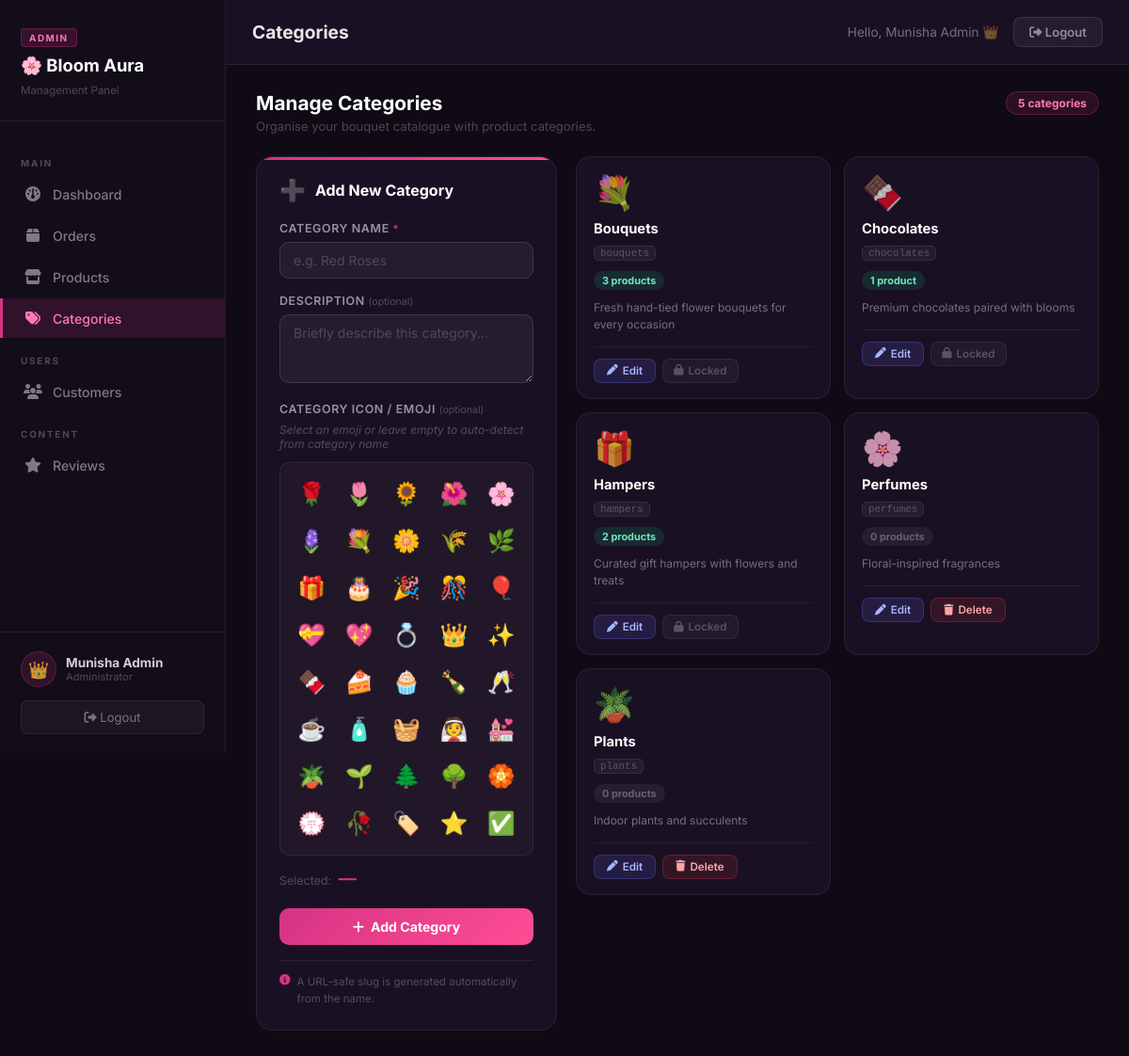
Screenshot of /admin/categories.php (signed in) with the database file from the repository.
### tables this page shows
CREATE TABLE IF NOT EXISTS categories (
    id          INT UNSIGNED AUTO_INCREMENT PRIMARY KEY,
    name        VARCHAR(100) NOT NULL,
    slug        VARCHAR(120) NOT NULL UNIQUE,
    description TEXT,
    emoji       VARCHAR(10) DEFAULT NULL,
    INDEX idx_slug  (slug),
    INDEX idx_emoji (emoji)
);

### admin/categories.php (the view, shortened to what this page needs)
<?php
$errors = [];
$editId = (int)($_GET['edit'] ?? 0);
function categoryEmoji(?string $stored, string $name): string {
    if (!empty($stored)) return $stored;
    return '🏷️';
}
$categories = [];
$dbError    = '';
try {
    $pdo        = getPDO();
    $categories = $pdo->query(
        "SELECT c.*, COUNT(b.id) AS bouquet_count
         FROM categories c
         LEFT JOIN bouquets b ON b.category_id = c.id
         GROUP BY c.id
         ORDER BY c.name"
    )->fetchAll();
} catch (RuntimeException $e) {
    $dbError = 'Could not load categories.';
}
$editTarget = null;
$adminName = htmlspecialchars($_SESSION['admin_name'] ?? 'Admin', ENT_QUOTES, 'UTF-8');
?>
<!DOCTYPE html>
<html lang="en">
<head>
    <link rel="stylesheet" href="https://cdnjs.cloudflare.com/ajax/libs/font-awesome/6.5.0/css/all.min.css">
    <link rel="stylesheet" href="/bloom-aura/assets/css/admin.css">
    <link rel="stylesheet" href="/bloom-aura/assets/css/admin_categories.css">
</head>
<body class="admin-body">
<div class="admin-layout">
    <?php require_once __DIR__ . '/../includes/admin_sidebar.php'; ?>
    <main class="admin-main">
        <div class="admin-topbar">
            <h1 class="admin-page-title">Categories</h1>
            <div class="admin-topbar-right">
                <span class="admin-greeting">Hello, <?= $adminName ?> 👑</span>
                <a href="/bloom-aura/admin/logout.php" class="adm-logout-top-btn">
                    <i class="fa-solid fa-right-from-bracket"></i> Logout
                </a>
            </div>
        </div>
        <div class="admin-content">
            <div class="adm-page-header">
                <div>
                    <h2 class="adm-section-title">Manage Categories</h2>
                    <p class="adm-section-sub">Organise your bouquet catalogue with product categories.</p>
                </div>
                <?php if (!empty($categories)): ?>
                    <span class="adm-total-badge"><?= count($categories) ?> categor<?= count($categories) !== 1 ? 'ies' : 'y' ?></span>
                <?php endif; ?>
            </div>
            <div class="cat-layout">
                <aside class="cat-form-panel">
                    <div class="cat-form-card">
                        <div class="cat-form-header">
                            <span class="cat-form-icon"><?= $editTarget ? '✏️' : '➕' ?></span>
                            <h3><?= $editTarget ? 'Edit Category' : 'Add New Category' ?></h3>
                        </div>
                        <form action="/bloom-aura/admin/categories.php" method="POST" novalidate>
                            <?php $nameErr = $errors['add_name'] ?? $errors['edit_name'] ?? null; ?>
                            <div class="cat-field <?= $nameErr ? 'has-error' : '' ?>">
                                <label for="cat-name">
                                    Category Name <span class="cat-required">*</span>
                                </label>
                                <input
                                    type="text"
                                    id="cat-name"
                                    name="name"
                                    maxlength="100"
                                    required
                                    placeholder="e.g. Red Roses"
                                    value="<?= htmlspecialchars(
                                        $_POST['name'] ?? $editTarget['name'] ?? '',
                                        ENT_QUOTES, 'UTF-8'
                                    ) ?>"
                                >
                            </div>
                            <div class="cat-field">
                                <label for="cat-desc">Description <span class="cat-optional">(optional)</span></label>
                                <textarea
                                    id="cat-desc"
                                    name="description"
                                    rows="3"
                                    maxlength="500"
                                    placeholder="Briefly describe this category…"
                                ><?= htmlspecialchars(
                                ) ?></textarea>
                            </div>
                            <div class="cat-field">
                                <label>Category Icon / Emoji <span class="cat-optional">(optional)</span></label>
                                <p class="cat-emoji-hint">Select an emoji or leave empty to auto-detect from category name</p>
                                <div class="cat-emoji-grid" id="cat-emoji-grid">
                                    <?php foreach (ALL_EMOJIS as $e): ?>
                                        <button
                                            type="button"
                                            class="cat-emoji-btn"
                                            data-emoji="<?= htmlspecialchars($e, ENT_QUOTES, 'UTF-8') ?>"
                                            title="<?= htmlspecialchars($e, ENT_QUOTES, 'UTF-8') ?>"
                                        >
                                            <?= $e ?>
                                        </button>
                                    <?php endforeach; ?>
                                </div>
                                <div class="cat-selected-emoji">
                                    Selected: <span id="selected-emoji-display"><?= htmlspecialchars($_POST['emoji'] ?? $editTarget['emoji'] ?? '—', ENT_QUOTES, 'UTF-8') ?></span>
                                </div>
                            </div>
                            <div class="cat-form-actions">
                                <button type="submit" class="cat-btn-submit">
                                    <i class="fa-solid <?= $editTarget ? 'fa-floppy-disk' : 'fa-plus' ?>"></i>
                                    <?= $editTarget ? 'Save Changes' : 'Add Category' ?>
                                </button>
                            </div>
                        </form>
                        <p class="cat-form-hint">
                            <i class="fa-solid fa-circle-info"></i>
                            A URL-safe slug is generated automatically from the name.
                        </p>
                    </div>
                </aside>
                <section class="cat-grid-panel">
                    <?php if ($dbError): ?>
                        <div class="alert alert-error"><?= htmlspecialchars($dbError, ENT_QUOTES, 'UTF-8') ?></div>
                    <?php else: ?>
                        <div class="cat-grid">
                            <?php foreach ($categories as $cat):
                                $emoji   = categoryEmoji($cat['emoji'] ?? null, $cat['name']);
                                $count   = (int)$cat['bouquet_count'];
                                $isEdit  = (int)$cat['id'] === $editId;
                            ?>
                            <article class="cat-card <?= $isEdit ? 'cat-card--editing' : '' ?>"
                                     aria-label="<?= htmlspecialchars($cat['name'], ENT_QUOTES, 'UTF-8') ?> category">
                                <div class="cat-card-emoji"><?= $emoji ?></div>
                                <div class="cat-card-name">
                                    <?= htmlspecialchars($cat['name'], ENT_QUOTES, 'UTF-8') ?>
                                </div>
                                <div class="cat-card-slug">
                                    <code><?= htmlspecialchars($cat['slug'], ENT_QUOTES, 'UTF-8') ?></code>
                                </div>
                                <div class="cat-card-count">
                                    <span class="cat-count-badge <?= $count > 0 ? 'cat-count-badge--has' : 'cat-count-badge--empty' ?>">
                                        <?= $count ?> product<?= $count !== 1 ? 's' : '' ?>
                                    </span>
                                </div>
                                <?php if (!empty($cat['description'])): ?>
                                    <p class="cat-card-desc">
                                        <?= htmlspecialchars(
                                            mb_strimwidth($cat['description'], 0, 72, '…'),
                                            ENT_QUOTES, 'UTF-8'
                                        ) ?>
                                    </p>
                                <?php endif; ?>
                                <div class="cat-card-actions">
                                    <a href="/bloom-aura/admin/categories.php?edit=<?= (int)$cat['id'] ?>"
                                       class="cat-action-edit"
                                       aria-label="Edit <?= htmlspecialchars($cat['name'], ENT_QUOTES, 'UTF-8') ?>">
                                        <i class="fa-solid fa-pen"></i> Edit
                                    </a>
                                    <?php if ($count === 0): ?>
                                        <form action="/bloom-aura/admin/categories.php"
                                              method="POST"
                                              onsubmit="return confirm('Delete category «<?= htmlspecialchars(addslashes($cat['name']), ENT_QUOTES, 'UTF-8') ?>»? This cannot be undone.')">
                                            <button type="submit" class="cat-action-delete"
                                                    aria-label="Delete <?= htmlspecialchars($cat['name'], ENT_QUOTES, 'UTF-8') ?>">
                                                <i class="fa-solid fa-trash"></i> Delete
                                            </button>
                                        </form>
                                    <?php else: ?>
                                        <span class="cat-action-locked"
                                              title="Unlink all <?= $count ?> product<?= $count !== 1 ? 's' : '' ?> first">
                                            <i class="fa-solid fa-lock"></i> Locked
                                        </span>
                                    <?php endif; ?>
                                </div>
                            </article>
                            <?php endforeach; ?>
                        </div>
                    <?php endif; ?>
                </section>
            </div>
        </div>
    </main>
</div>
</body>
</html>

### assets/css/admin.css (style rules this page uses)
:root { --adm-bg: #0f0a14; --adm-surface: #1a1023; --adm-sidebar: #130d1a; --adm-border: rgba(255,255,255,.07); --adm-text: rgba(255,255,255,.75); --adm-text-dim: rgba(255,255,255,.4); --adm-text-faint: rgba(255,255,255,.25); --adm-pink: #d63384; --adm-pink-glow: rgba(214,51,132,.15); --adm-pink-hover: #ff79b0; --font-admin: 'Inter', system-ui, sans-serif; }
*, *::before, *::after { box-sizing: border-box; margin: 0; padding: 0; }
html { scroll-behavior: smooth; }
.admin-body { font-family: var(--font-admin); background: var(--adm-bg); color: var(--adm-text); min-height: 100vh; }
.admin-layout { display: flex; min-height: 100vh; }
.admin-main { flex: 1; display: flex; flex-direction: column; overflow: hidden; min-width: 0; }
.admin-content { padding: 28px 32px; flex: 1; overflow-y: auto; }
.admin-topbar { display: flex; justify-content: space-between; align-items: center; padding: 18px 28px; background: var(--adm-surface); border-bottom: 1px solid var(--adm-border); flex-shrink: 0; }
.admin-page-title { font-size: 1.2rem; font-weight: 700; color: rgba(255,255,255,.9); }
.admin-topbar-right { display: flex; align-items: center; gap: 1rem; }
.admin-greeting { font-size: .85rem; color: var(--adm-text-dim); }
.adm-logout-top-btn { padding: 7px 16px; background: rgba(255,255,255,.05); border: 1px solid rgba(255,255,255,.1); border-radius: 8px; color: rgba(255,255,255,.5); font-size: .82rem; font-weight: 600; text-decoration: none; transition: all .2s; }
.adm-page-header { display:flex; justify-content:space-between; align-items:flex-start; margin-bottom:24px; }
.adm-section-title { font-size:1.3rem; font-weight:700; color:#fff; margin:0 0 4px; }
.adm-section-sub { font-size:.82rem; color:var(--adm-text-faint); margin:0; }
.adm-total-badge { display:inline-block; background:var(--adm-pink-glow); border:1px solid rgba(214,51,132,.3); color:var(--adm-pink-hover); font-size:.75rem; font-weight:700; padding:4px 12px; border-radius:20px; }

### rows the page displays
categories: emoji "💐", name "Bouquets", slug "bouquets", count "3", description "Fresh hand-tied flower bouquets for every occasion"
categories: emoji "🍫", name "Chocolates", slug "chocolates", count "1", description "Premium chocolates paired with blooms"
categories: emoji "🎁", name "Hampers", slug "hampers", count "2", description "Curated gift hampers with flowers and treats"
categories: emoji "🌸", name "Perfumes", slug "perfumes", count "0", description "Floral-inspired fragrances"
categories: emoji "🪴", name "Plants", slug "plants", count "0", description "Indoor plants and succulents"

### other values shown
$_SESSION['admin_name'] "Munisha Admin"
$adminName "Munisha Admin"
count($categories) "5"
$e "🌹"
$e "🌷"
$e "🌻"
$e "🌺"
$e "🌸"
$e "🪻"
$e "💐"
$e "🌼"
$e "🌾"
$e "🌿"
$e "🎁"
$e "🎂"
